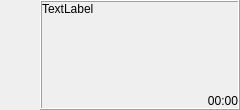
<?xml version="1.0" encoding="UTF-8"?>
<ui version="4.0">
 <class>Mensagem_Enviada</class>
 <widget class="QWidget" name="Mensagem_Enviada">
  <property name="geometry">
   <rect>
    <x>0</x>
    <y>0</y>
    <width>240</width>
    <height>110</height>
   </rect>
  </property>
  <property name="windowTitle">
   <string>Form</string>
  </property>
  <layout class="QGridLayout" name="gridLayout">
   <property name="leftMargin">
    <number>0</number>
   </property>
   <property name="topMargin">
    <number>0</number>
   </property>
   <property name="rightMargin">
    <number>0</number>
   </property>
   <property name="bottomMargin">
    <number>0</number>
   </property>
   <item row="0" column="0">
    <layout class="QHBoxLayout" name="horizontalLayout">
     <property name="spacing">
      <number>0</number>
     </property>
     <item>
      <spacer name="horizontalSpacer">
       <property name="orientation">
        <enum>Qt::Horizontal</enum>
       </property>
       <property name="sizeType">
        <enum>QSizePolicy::Fixed</enum>
       </property>
       <property name="sizeHint" stdset="0">
        <size>
         <width>40</width>
         <height>20</height>
        </size>
       </property>
      </spacer>
     </item>
     <item>
      <widget class="QFrame" name="frame">
       <property name="autoFillBackground">
        <bool>true</bool>
       </property>
       <property name="frameShape">
        <enum>QFrame::Box</enum>
       </property>
       <property name="frameShadow">
        <enum>QFrame::Raised</enum>
       </property>
       <layout class="QVBoxLayout" name="verticalLayout">
        <property name="spacing">
         <number>0</number>
        </property>
        <property name="leftMargin">
         <number>0</number>
        </property>
        <property name="topMargin">
         <number>0</number>
        </property>
        <property name="rightMargin">
         <number>0</number>
        </property>
        <property name="bottomMargin">
         <number>0</number>
        </property>
        <item>
         <widget class="QLabel" name="lblDados">
          <property name="text">
           <string>TextLabel</string>
          </property>
          <property name="alignment">
           <set>Qt::AlignLeading|Qt::AlignLeft|Qt::AlignTop</set>
          </property>
          <property name="textInteractionFlags">
           <set>Qt::LinksAccessibleByMouse|Qt::TextSelectableByMouse</set>
          </property>
         </widget>
        </item>
        <item>
         <widget class="QLabel" name="lblDataMensagem">
          <property name="sizePolicy">
           <sizepolicy hsizetype="Preferred" vsizetype="Fixed">
            <horstretch>0</horstretch>
            <verstretch>0</verstretch>
           </sizepolicy>
          </property>
          <property name="text">
           <string>00:00</string>
          </property>
          <property name="alignment">
           <set>Qt::AlignRight|Qt::AlignTrailing|Qt::AlignVCenter</set>
          </property>
         </widget>
        </item>
       </layout>
      </widget>
     </item>
    </layout>
   </item>
  </layout>
 </widget>
 <resources/>
 <connections/>
</ui>
